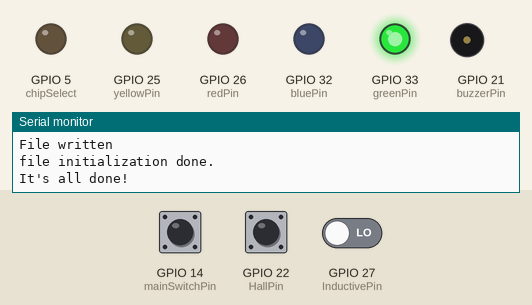
Recording of a sketch running on a simulated ESP32. Shown: output pins drawn as LEDs (lit = HIGH), buzzer (waves = sounding, pin HIGH), the last lines printed to the serial monitor. Inputs (shaded band) come from the test bench; at power-on: GPIO 14 (mainSwitchPin) HIGH, GPIO 22 (HallPin) HIGH, GPIO 27 (InductivePin) LOW. Storage starts empty.

Above: at 2.7 s.
2.8 s: GPIO 14 (mainSwitchPin) pulled LOW for 0.15 s
At 2.88 s:
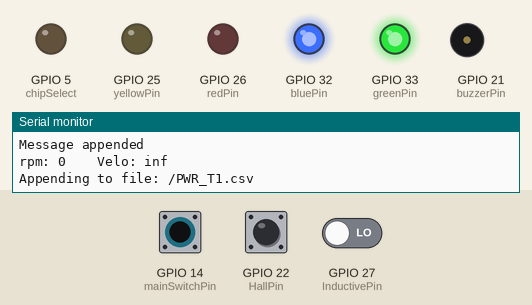
4.4 s: GPIO 14 (mainSwitchPin) pulled LOW for 3.2 s
At 8.3 s:
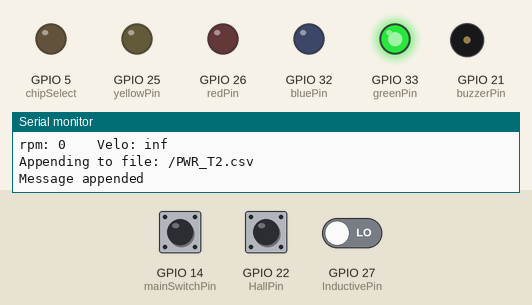
Timing chart, 0 to 9.8 s (numbered marks = the images above; inputs shaded):
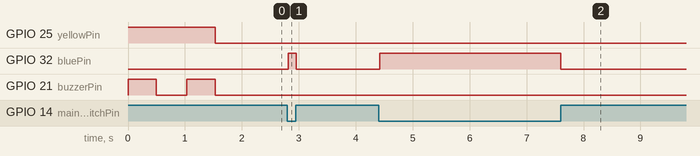

Measured:
- after the input at 2.8 s, GPIO 32 (bluePin): LOW → HIGH at once, → LOW 0.14 s later
- after the input at 4.4 s, GPIO 32 (bluePin): LOW → HIGH at once, → LOW 3.2 s later

The sketch:

RelacaoCVT.ino
```cpp
//-----includes-----
#include <FS.h>
#include <SPI.h>
#include <SD.h>


//-----definitions-----
#define mainSwitchPin   14
#define chipSelect      5
#define buzzerPin       21
#define yellowPin       25
#define greenPin        33
#define bluePin         32
#define redPin          26
#define InductivePin    27
#define HallPin         22
#define DIAMETER        0.4/3.0  // 1/3 do diâmetro da roda do carro (em metros)
#define AVERAGE         3.0
#define HALLDELAY       4000
#define NO_ACTIVITY     4000

//-----variables-----
int loops = false;                // Número de loops totais
unsigned long lastLoop = false;   // Instante do último loop da roda recordado
unsigned long lastHall = false;   // Instante do último loop do motor recordado
unsigned long lastSwitch = false; // Instante do último início de gravação
short hallCount = false;

bool indCurrentRead = false;  // Leitura atual do sensor indutivo
bool indLastRead = false;     // Última leitura do sensor indutivo
bool hallCurrentRead = false; // Leitura atual do sensor Hall
bool hallLastRead = false;    // Última leitura do sensor Hall

float travelledDistance = false; // Distância percorrida
float instantVelocity = false;   // Velocidade instantânea

int RPM = false;               // rotações por min
unsigned long totalTime = false;       // Tempo total decorrido desde o início de gravação

bool onOff = false;
bool SwitchTrack = false;
String fileName = "max_length";


//-----objects-----
File csvFile;


//-----functions-----
void createFile(void);
void updateData(void);
void writeData(unsigned long, float, float, int);


void setup() {
   //-----pin modes-----
   pinMode(mainSwitchPin,   INPUT_PULLUP);
   pinMode(chipSelect,            OUTPUT);
   pinMode(buzzerPin,             OUTPUT);
   pinMode(yellowPin,             OUTPUT);
   pinMode(greenPin,              OUTPUT);
   pinMode(bluePin,               OUTPUT);
   pinMode(redPin,                OUTPUT);
   pinMode(InductivePin,           INPUT);
   pinMode(HallPin,         INPUT_PULLUP);


   //-----initial confirmation-----
   digitalWrite(yellowPin, HIGH); // turn on yellow LED
   digitalWrite(buzzerPin, HIGH);
   delay(500);
   digitalWrite(buzzerPin, LOW);


   //-----Serials initiallization-----
   Serial.begin(115200);  // esp default freq
   while (!Serial)
      digitalWrite(redPin, HIGH); // turn on red LED
   digitalWrite(redPin, LOW); // turn off red LED
   Serial.println("\n\n\nValidation");


   //-----File initiallization-----
   Serial.println("Initializing SD card...   ");
   if (!SD.begin(chipSelect)) {
      Serial.println("file initialization failed!");
      digitalWrite(redPin, HIGH); // turn on red LED
      ESP.restart(); // keep restarting until it works
   }
   createFile();
   Serial.println("file initialization done.");


   //-----final confirmation-----
   delay(500);
   digitalWrite(buzzerPin, HIGH);
   delay(500);
   digitalWrite(buzzerPin, LOW);
   Serial.println("It's all done!");
   digitalWrite(yellowPin, LOW); // turn off yellow LED
   digitalWrite(greenPin, HIGH); // turn on green LED
}

void loop() {
   /***********************************************************************************
   * The program will start with 1 beep and is ready to be used after the second beep *
   ************************************************************************************/

   //-----read main switch-----
   onOff = !digitalRead(mainSwitchPin); // maybe needs a debounce function

   //-----main switch-----
   if (onOff){

      //-----change file after main switch rising edge detection-----
      if (!SwitchTrack){
         createFile();
         lastSwitch = millis();
         lastLoop = millis();
         lastHall = millis();
         loops = 0;
      }

      digitalWrite(bluePin, HIGH); // turn on blue LED

      //-----update all variables-----
      updateData();

      Serial.print("rpm: ");
      Serial.print(RPM);
      Serial.print("    Velo: ");
      Serial.println(instantVelocity);

      //-----Write in the file-----
      writeData(totalTime, travelledDistance, instantVelocity, RPM);
   }
   else {
      digitalWrite(bluePin, LOW); // turn off blue LED
   }

   //-----preserve the last main switch state-----
   SwitchTrack = onOff;

}

void createFile(void){
   short n = 0;

   while(SD.exists("/PWR_T" + String(n) + ".csv")) n++;

   fileName = "/PWR_T" + String(n) + ".csv";

   writeFile(SD, fileName.c_str(), "totalTime,travelledDistance,instantVelocity,RPM\r\n");

}

void updateData(void){

   // ------------ Sensor Indutivo ------------ //

   indCurrentRead = !digitalRead(InductivePin); // Recepção do sinal
   unsigned long instantTime1 = millis(); // Variável para armazenar instante de tempo atual

   if(indCurrentRead && !indLastRead){
      loops++;
      instantVelocity = (3.14*DIAMETER) / ((instantTime1 - lastLoop) / 1000.0);
      lastLoop = instantTime1;
   }

   if((instantTime1 - lastLoop) > NO_ACTIVITY) // 4 segundos de inércia para entender como Velocidade = 0
      instantVelocity = 0;

   indLastRead = indCurrentRead; // Atualização da nova última leitura


   // ------------ Sensor Hall ------------ //

   hallCurrentRead = !digitalRead(HallPin); // Recepção do sinal
   unsigned long instantTime2 = millis(); // Variável para armazenar instante de tempo atual

   if(hallCurrentRead && !hallLastRead && (instantTime2 - lastHall) > HALLDELAY){
      hallCount++;
      if (hallCount >= AVERAGE) {
         RPM = AVERAGE/(((instantTime2 - lastHall) / 1000.0) / 60.0);
         lastHall = instantTime2;
      }
   }

   if((instantTime2 - lastHall) > NO_ACTIVITY) // 4 segundos de inércia para entender como RPM = 0
      RPM = 0;

   hallLastRead = hallCurrentRead; // Atualização da nova última leitura


   // ------------ Cálculo de dados ------------ //
   travelledDistance = loops * DIAMETER;

   totalTime = millis() - lastSwitch;

}

void writeData(unsigned long Time, float travelledDist, float instantVel, int rpm){

   String dataString = String(Time) + "," +
                       String(travelledDist) + "," +
                       String(instantVel) + "," +
                       String(rpm) + "\r\n";

   appendFile(SD, fileName.c_str(), dataString.c_str());

}

void writeFile(fs::FS &fs, const char * path, const char * message){
   Serial.printf("Writing file: %s\n", path);

   File file = fs.open(path, FILE_WRITE);
   if(!file){
      //-----if the file didn't open, print an error-----
      Serial.print("createFile: error opening ");
      Serial.println(fileName);
      digitalWrite(redPin, HIGH); // turn on red LED
      while (1);
   }
   if(file.print(message)){
      Serial.println("File written");
   } else {
      //-----if the file didn't write, print an error-----
      Serial.print("createFile: error writing to ");
      Serial.println(fileName);
      digitalWrite(redPin, HIGH); // turn on red LED
      while (1);
   }
   file.close();
}

void appendFile(fs::FS &fs, const char * path, const char * message){
   Serial.printf("Appending to file: %s\n", path);

   File file = fs.open(path, FILE_APPEND);
   if(!file){
      Serial.print("writeData: error opening ");
      Serial.println(fileName);
      digitalWrite(redPin, HIGH); // turn on red LED
      while (1);
   }
   if(file.print(message)){
      Serial.println("Message appended");
   } else {
      Serial.print("writeData: error appending to ");
      Serial.println(fileName);
      digitalWrite(redPin, HIGH); // turn on red LED
      while (1);
   }
   file.close();
}
```
